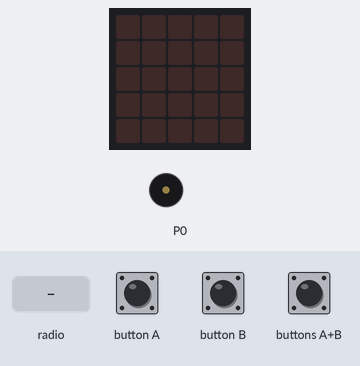
A program run on a simulated BBC micro:bit (MakeCode). Shown: the board's 5×5 LED display, buzzer (waves = sounding). Inputs (shaded band) come from the test bench.

Above: at 1.2 s.
1.3 s: radio message "0" arrives
At 1.5 s:
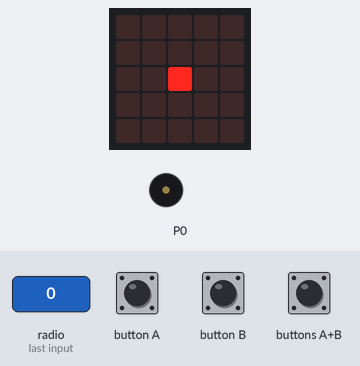
3.2 s: radio message "1" arrives
At 4.0 s:
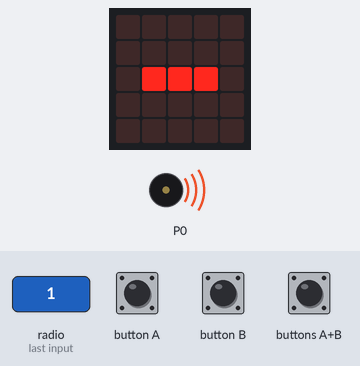
5.6 s: radio message "2" arrives
At 5.8 s:
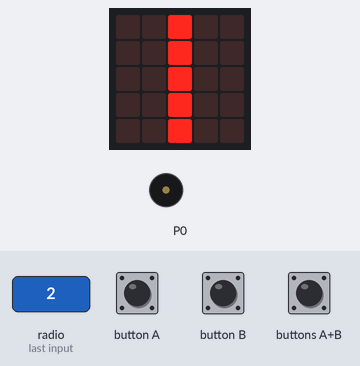
Timing chart, 0 to 8.6 s (numbered marks = the images above; inputs shaded):
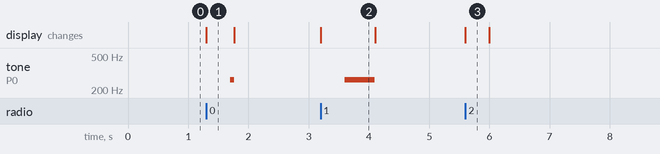

The program:

main.ts
```typescript
radio.onReceivedNumber(function (receivedNumber) {
    if (receivedNumber == 0) {
        basic.showLeds(`
            . . . . .
            . . . . .
            . . # . .
            . . . . .
            . . . . .
            `)
        music.playTone(262, music.beat(BeatFraction.Eighth))
        basic.clearScreen()
    } else if (receivedNumber == 1) {
        basic.showLeds(`
            . . . . .
            . . . . .
            . # # # .
            . . . . .
            . . . . .
            `)
        music.playTone(262, music.beat(BeatFraction.Whole))
        basic.clearScreen()
    } else {
        basic.showLeds(`
            . . # . .
            . . # . .
            . . # . .
            . . # . .
            . . # . .
            `)
        basic.clearScreen()
    }
})
input.onButtonPressed(Button.A, function () {
    radio.sendNumber(0)
})
input.onButtonPressed(Button.AB, function () {
    radio.sendNumber(2)
})
input.onButtonPressed(Button.B, function () {
    radio.sendNumber(1)
})
radio.setGroup(30)
basic.forever(function () {

})
```

test.ts
```typescript
// Tady jsou testy. Při použití tohoto balíčku jako rozšíření nebude zkompilováno.
```

Measured:
- after the input at 1.3 s, tone on P0: silent → 262 Hz after 0.40 s, → silent 0.06 s later; the display: changes at once (image 1)
- after the input at 3.2 s, tone on P0: silent → 262 Hz after 0.40 s, → silent 0.50 s later; the display: changes at once (image 2)
- after the input at 5.6 s, the display: changes at once (image 3)
- what the display in image 1 shows lasts 0.5 s, from 1.3 s to 1.8 s
- what the display in image 2 shows lasts 0.9 s, from 3.2 s to 4.1 s
- what the display in image 3 shows lasts 0.4 s, from 5.6 s to 6.0 s
